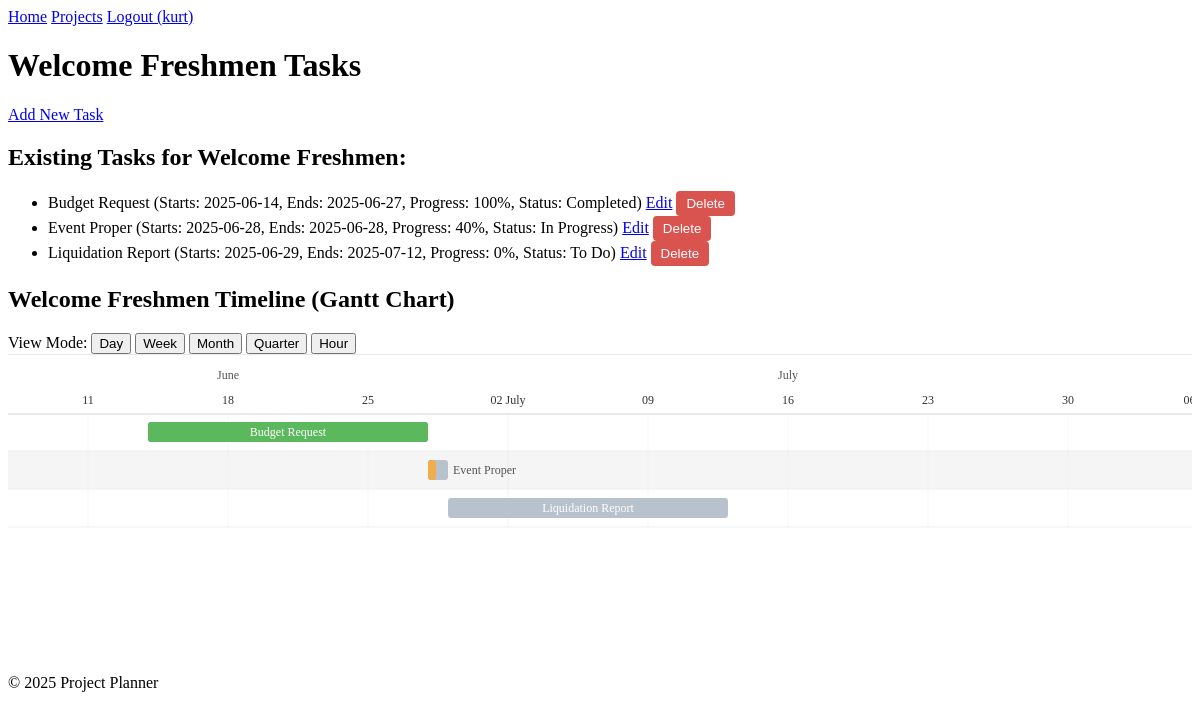
The page /projects/1 (signed in) on the database its author committed.
### app/models.py (models this page shows, shortened)
class User(db.Model, UserMixin):
    id = db.Column(db.Integer, primary_key=True)
    username = db.Column(db.String(80), unique=True, nullable=False)
    password_hash = db.Column(db.String(128), nullable=False, default='')  # Default empty string, set by set_password
    projects = db.relationship('Project', backref='user', lazy=True) # Removed cascade
    def set_password(self, password):
        self.password_hash = generate_password_hash(password)

class Project(db.Model):
    id = db.Column(db.Integer, primary_key=True)
    name = db.Column(db.String(120), nullable=False)
    description = db.Column(db.Text, nullable=True)  # Optional: for project details
    user_id = db.Column(db.Integer, db.ForeignKey('user.id'), nullable=False)
    tasks = db.relationship('Task', backref='project', lazy=True) # Removed cascade

class Task(db.Model):
    id = db.Column(db.Integer, primary_key=True)
    name = db.Column(db.String(120), nullable=False)
    start_date = db.Column(db.Date, nullable=True)
    end_date = db.Column(db.Date, nullable=True)
    progress = db.Column(db.Integer, default=0, nullable=False)
    status = db.Column(db.String(50), default='To Do', nullable=False)
    dependencies = db.Column(db.String(255), nullable=True)
    comment = db.Column(db.Text, nullable=True)
    project_id = db.Column(db.Integer, db.ForeignKey('project.id'), nullable=False)
    user_id = db.Column(db.Integer, db.ForeignKey('user.id'), nullable=False)

### app/routes.py (the view)
@bp.route('/projects/<int:project_id>')
@login_required
def view_project(project_id):
    project = Project.query.filter_by(id=project_id, user=current_user).first_or_404()
    project_tasks = Task.query.filter_by(project=project).order_by(Task.name).all()
    gantt_tasks_data = []
    for task in project_tasks:
        start_date_formatted = task.start_date.strftime('%Y-%m-%d') if task.start_date else ''
        end_date_formatted = task.end_date.strftime('%Y-%m-%d') if task.end_date else ''
        if start_date_formatted and end_date_formatted:
            custom_class = 'bar-blue'
            if task.status == 'Completed':
                custom_class = 'bar-green'
            elif task.status == 'In Progress':
                custom_class = 'bar-yellow'
            elif task.status == 'Blocked':
                custom_class = 'bar-red'
            gantt_task_item = {
                'id': str(task.id),
                'name': task.name,
                'start': start_date_formatted,
                'end': end_date_formatted,
                'progress': task.progress,
                'custom_class': custom_class,
            }
            if task.dependencies:
                gantt_task_item['dependencies'] = task.dependencies
            gantt_tasks_data.append(gantt_task_item)
    gantt_tasks_json = json.dumps(gantt_tasks_data)
    return render_template('tasks.html', project=project, tasks=project_tasks, gantt_tasks_json=gantt_tasks_json)

### app/templates/tasks.html (shortened to what this page needs)
<!DOCTYPE html>
<html lang="en">
<head>
    <link rel="stylesheet" href="{{ url_for('static', filename='frappe-gantt.css') }}">
    <link rel="stylesheet" href="{{ url_for('static', filename='style.css') }}">
</head>
<body>
    <header>
        <nav>
            <a href="{{ url_for('main.index') }}">Home</a>
            <a href="{{ url_for('main.projects') }}">Projects</a>
            {% if current_user.is_authenticated %}
                <a href="{{ url_for('main.logout') }}">Logout ({{ current_user.username }})</a>
            {% else %}
                <a href="{{ url_for('main.register') }}">Register</a>
                <a href="{{ url_for('main.login') }}">Login</a>
            {% endif %}
        </nav>
    </header>
    <h1>{{ project.name }} Tasks</h1>
    <a href="{{ url_for('main.add_task_to_project', project_id=project.id) }}">Add New Task</a>
    <h2>Existing Tasks for {{ project.name }}:</h2>
    <ul id="task-list">
        {% if tasks %}
        {% for task in tasks %}
            <li id="task-{{ task.id }}">
                {{ task.name }}
                (Starts: {{ task.start_date.strftime('%Y-%m-%d') if task.start_date else 'N/A' }},
                Ends: {{ task.end_date.strftime('%Y-%m-%d') if task.end_date else 'N/A' }},
                Progress: {{ task.progress }}%,
                Status: {{ task.status }})
                <a href="{{ url_for('main.edit_task', task_id=task.id) }}">Edit</a>
                <form action="{{ url_for('main.delete_task', task_id=task.id) }}" method Eze="POST" style="display:inline;" class="delete-task-form">
                    <button type="submit" class="delete-task-btn" data-task-id="{{ task.id }}">Delete</button>
                </form>
            </li>
        {% endfor %}
        {% else %}
            <li>No tasks yet for this project. Add one above!</li>
        {% endif %}
    </ul>
    <h2>{{ project.name }} Timeline (Gantt Chart)</h2>
    <div>
        View Mode:
        <button class="view-mode" data-mode="Day">Day</button>
        <button class="view-mode" data-mode="Week">Week</button>
        <button class="view-mode" data-mode="Month">Month</button>
        <button class="view-mode" data-mode="Quarter">Quarter</button>
        <button class="view-mode" data-mode="Hour">Hour</button>
    </div>
    <div id="gantt-chart"></div>
    <footer>
        <p>&copy; 2025 Project Planner</p>
    </footer>
</body>
</html>

### app/static/style.css (style rules this page uses)
.delete-task-btn { background-color: #d9534f; color: white; border: none; padding: 5px 10px; border-radius: 4px; cursor: pointer; }

### rows shown on the page
User: username "kurt"
Project: name "Welcome Freshmen"
Task: name "Budget Request", start_date "2025-06-14", end_date "2025-06-27", progress "100", status "Completed"
Task: name "Event Proper", start_date "2025-06-28", end_date "2025-06-28", progress "40", status "In Progress"
Task: name "Liquidation Report", start_date "2025-06-29", end_date "2025-07-12", progress "0", status "To Do"
